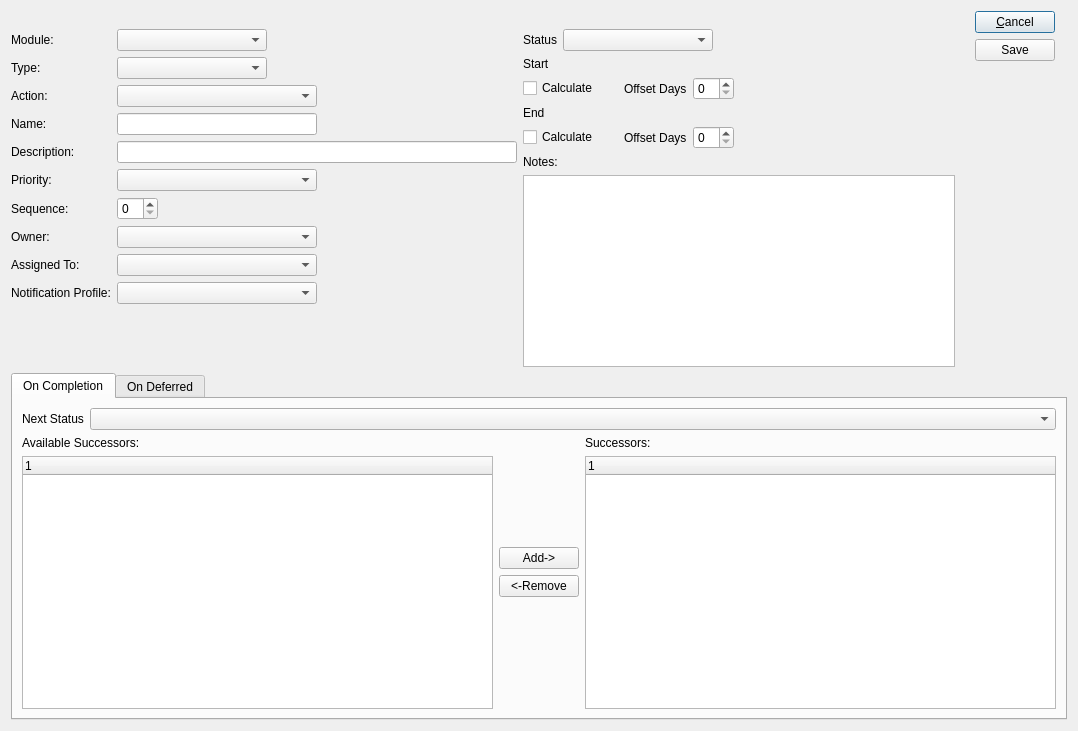
<?xml version="1.0" encoding="UTF-8"?>
<ui version="4.0">
 <comment>This file is part of the Workflow Package for xTuple ERP,
and is Copyright (c) 1999-2017 by OpenMFG LLC, d/b/a xTuple.  It
is licensed to you under the xTuple End-User License Agreement (&quot;the
EULA&quot;), the full text of which is available at www.xtuple.com/EULA.
While the EULA gives you access to source code and encourages your
involvement in the development process, this Package is not free
software.  By using this software, you agree to be bound by the
terms of the EULA.</comment>
 <class>WorkflowItem</class>
 <widget class="QDialog" name="WorkflowItem">
  <property name="geometry">
   <rect>
    <x>0</x>
    <y>0</y>
    <width>1078</width>
    <height>731</height>
   </rect>
  </property>
  <property name="windowTitle">
   <string>Workflow Step</string>
  </property>
  <property name="layoutDirection">
   <enum>Qt::LeftToRight</enum>
  </property>
  <layout class="QGridLayout" name="gridLayout">
   <item row="1" column="0">
    <layout class="QGridLayout" name="gridLayout_2">
     <item row="1" column="2">
      <layout class="QHBoxLayout" name="horizontalLayout_3">
       <item>
        <layout class="QFormLayout" name="formLayout">
         <property name="fieldGrowthPolicy">
          <enum>QFormLayout::FieldsStayAtSizeHint</enum>
         </property>
         <property name="topMargin">
          <number>18</number>
         </property>
         <property name="bottomMargin">
          <number>18</number>
         </property>
         <item row="0" column="0">
          <widget class="QLabel" name="_moduleLit">
           <property name="text">
            <string>Module:</string>
           </property>
          </widget>
         </item>
         <item row="0" column="1">
          <widget class="XComboBox" name="_module">
           <property name="minimumSize">
            <size>
             <width>150</width>
             <height>0</height>
            </size>
           </property>
           <property name="nullStr">
            <string/>
           </property>
          </widget>
         </item>
         <item row="1" column="0">
          <widget class="QLabel" name="_typeLit">
           <property name="text">
            <string>Type:</string>
           </property>
          </widget>
         </item>
         <item row="1" column="1">
          <widget class="XComboBox" name="_type">
           <property name="minimumSize">
            <size>
             <width>150</width>
             <height>0</height>
            </size>
           </property>
          </widget>
         </item>
         <item row="2" column="0">
          <widget class="QLabel" name="_wfTypeLit">
           <property name="text">
            <string>Action:</string>
           </property>
          </widget>
         </item>
         <item row="2" column="1">
          <widget class="XComboBox" name="_wftype">
           <property name="minimumSize">
            <size>
             <width>200</width>
             <height>0</height>
            </size>
           </property>
          </widget>
         </item>
         <item row="3" column="0">
          <widget class="QLabel" name="_nameLit">
           <property name="text">
            <string>Name:</string>
           </property>
          </widget>
         </item>
         <item row="3" column="1">
          <widget class="XLineEdit" name="_name">
           <property name="enabled">
            <bool>true</bool>
           </property>
           <property name="minimumSize">
            <size>
             <width>200</width>
             <height>0</height>
            </size>
           </property>
          </widget>
         </item>
         <item row="5" column="0">
          <widget class="QLabel" name="_descLit">
           <property name="text">
            <string>Description:</string>
           </property>
          </widget>
         </item>
         <item row="5" column="1">
          <widget class="XLineEdit" name="_desc">
           <property name="minimumSize">
            <size>
             <width>400</width>
             <height>0</height>
            </size>
           </property>
          </widget>
         </item>
         <item row="7" column="0">
          <widget class="QLabel" name="_priorityLit">
           <property name="text">
            <string>Priority:</string>
           </property>
          </widget>
         </item>
         <item row="7" column="1">
          <widget class="XComboBox" name="_priority">
           <property name="minimumSize">
            <size>
             <width>200</width>
             <height>0</height>
            </size>
           </property>
          </widget>
         </item>
         <item row="8" column="0">
          <widget class="QLabel" name="_sequenceLit">
           <property name="text">
            <string>Sequence:</string>
           </property>
          </widget>
         </item>
         <item row="8" column="1">
          <widget class="QSpinBox" name="_sequence"/>
         </item>
         <item row="9" column="0">
          <widget class="QLabel" name="_ownerLit">
           <property name="text">
            <string>Owner:</string>
           </property>
          </widget>
         </item>
         <item row="9" column="1">
          <widget class="XComboBox" name="_owner">
           <property name="minimumSize">
            <size>
             <width>200</width>
             <height>0</height>
            </size>
           </property>
           <property name="type">
            <enum>XComboBox::Users</enum>
           </property>
          </widget>
         </item>
         <item row="10" column="0">
          <widget class="QLabel" name="_assignedToLit">
           <property name="text">
            <string>Assigned To:</string>
           </property>
          </widget>
         </item>
         <item row="10" column="1">
          <widget class="XComboBox" name="_assigned">
           <property name="minimumSize">
            <size>
             <width>200</width>
             <height>0</height>
            </size>
           </property>
           <property name="type">
            <enum>XComboBox::Users</enum>
           </property>
          </widget>
         </item>
         <item row="11" column="0">
          <widget class="XLabel" name="_emailProfileLit">
           <property name="text">
            <string>Notification Profile:</string>
           </property>
          </widget>
         </item>
         <item row="11" column="1">
          <widget class="XComboBox" name="_emailProfile">
           <property name="minimumSize">
            <size>
             <width>200</width>
             <height>0</height>
            </size>
           </property>
           <property name="allowNull">
            <bool>true</bool>
           </property>
           <property name="nullStr">
            <string>Select an Email/Print Profile</string>
           </property>
          </widget>
         </item>
        </layout>
       </item>
       <item>
        <layout class="QVBoxLayout" name="verticalLayout_2">
         <property name="topMargin">
          <number>18</number>
         </property>
         <item>
          <layout class="QHBoxLayout" name="horizontalLayout_4">
           <item>
            <widget class="QLabel" name="_statusLit">
             <property name="text">
              <string>Status</string>
             </property>
            </widget>
           </item>
           <item>
            <widget class="XComboBox" name="_status">
             <property name="minimumSize">
              <size>
               <width>150</width>
               <height>0</height>
              </size>
             </property>
            </widget>
           </item>
           <item>
            <spacer name="horizontalSpacer_3">
             <property name="orientation">
              <enum>Qt::Horizontal</enum>
             </property>
             <property name="sizeHint" stdset="0">
              <size>
               <width>40</width>
               <height>20</height>
              </size>
             </property>
            </spacer>
           </item>
          </layout>
         </item>
         <item>
          <widget class="QLabel" name="_startLit">
           <property name="text">
            <string>Start</string>
           </property>
          </widget>
         </item>
         <item>
          <layout class="QHBoxLayout" name="horizontalLayout">
           <item>
            <widget class="QCheckBox" name="_calcStartOffset">
             <property name="text">
              <string>Calculate      </string>
             </property>
            </widget>
           </item>
           <item>
            <widget class="QLabel" name="_startOffsetDaysLit">
             <property name="text">
              <string>Offset Days</string>
             </property>
            </widget>
           </item>
           <item>
            <widget class="XSpinBox" name="_startOffsetDays"/>
           </item>
           <item>
            <spacer name="horizontalSpacer">
             <property name="orientation">
              <enum>Qt::Horizontal</enum>
             </property>
             <property name="sizeHint" stdset="0">
              <size>
               <width>40</width>
               <height>20</height>
              </size>
             </property>
            </spacer>
           </item>
          </layout>
         </item>
         <item>
          <widget class="QLabel" name="_endLit">
           <property name="text">
            <string>End</string>
           </property>
          </widget>
         </item>
         <item>
          <layout class="QHBoxLayout" name="horizontalLayout_2">
           <item>
            <widget class="QCheckBox" name="_calcEndOffset">
             <property name="text">
              <string>Calculate      </string>
             </property>
            </widget>
           </item>
           <item>
            <widget class="QLabel" name="_endOffsetDaysLit">
             <property name="text">
              <string>Offset Days</string>
             </property>
            </widget>
           </item>
           <item>
            <widget class="XSpinBox" name="_endOffsetDays"/>
           </item>
           <item>
            <spacer name="horizontalSpacer_2">
             <property name="orientation">
              <enum>Qt::Horizontal</enum>
             </property>
             <property name="sizeHint" stdset="0">
              <size>
               <width>40</width>
               <height>20</height>
              </size>
             </property>
            </spacer>
           </item>
          </layout>
         </item>
         <item>
          <widget class="QLabel" name="_notesLit">
           <property name="text">
            <string>Notes:</string>
           </property>
          </widget>
         </item>
         <item>
          <widget class="XTextEdit" name="_notes"/>
         </item>
        </layout>
       </item>
       <item>
        <layout class="QVBoxLayout" name="verticalLayout">
         <property name="leftMargin">
          <number>14</number>
         </property>
         <property name="rightMargin">
          <number>12</number>
         </property>
         <item>
          <widget class="QPushButton" name="_cancel">
           <property name="text">
            <string>&amp;Cancel</string>
           </property>
          </widget>
         </item>
         <item>
          <widget class="QPushButton" name="_save">
           <property name="text">
            <string>Save</string>
           </property>
          </widget>
         </item>
         <item>
          <spacer name="verticalSpacer_4">
           <property name="orientation">
            <enum>Qt::Vertical</enum>
           </property>
           <property name="sizeHint" stdset="0">
            <size>
             <width>20</width>
             <height>40</height>
            </size>
           </property>
          </spacer>
         </item>
         <item>
          <spacer name="verticalSpacer">
           <property name="orientation">
            <enum>Qt::Vertical</enum>
           </property>
           <property name="sizeType">
            <enum>QSizePolicy::Fixed</enum>
           </property>
           <property name="sizeHint" stdset="0">
            <size>
             <width>20</width>
             <height>0</height>
            </size>
           </property>
          </spacer>
         </item>
        </layout>
       </item>
      </layout>
     </item>
     <item row="2" column="2">
      <widget class="QTabWidget" name="_tabs">
       <property name="currentIndex">
        <number>0</number>
       </property>
       <widget class="QWidget" name="_compTab">
        <attribute name="title">
         <string>On Completion</string>
        </attribute>
        <layout class="QGridLayout" name="gridLayout_6">
         <item row="0" column="0">
          <layout class="QFormLayout" name="formLayout_2">
           <item row="0" column="0">
            <widget class="QLabel" name="_compNextStatusLit">
             <property name="text">
              <string>Next Status</string>
             </property>
            </widget>
           </item>
           <item row="0" column="1">
            <widget class="XComboBox" name="_compNextStatus"/>
           </item>
          </layout>
         </item>
         <item row="1" column="0">
          <layout class="QHBoxLayout" name="horizontalLayout_5">
           <item>
            <layout class="QVBoxLayout" name="verticalLayout_5">
             <item>
              <widget class="QLabel" name="_compAvailableSuccessorsLit">
               <property name="text">
                <string>Available Successors:</string>
               </property>
              </widget>
             </item>
             <item>
              <widget class="XTreeWidget" name="_compAvailableSuccessors"/>
             </item>
            </layout>
           </item>
           <item>
            <layout class="QVBoxLayout" name="verticalLayout_3">
             <item>
              <spacer>
               <property name="orientation">
                <enum>Qt::Vertical</enum>
               </property>
               <property name="sizeType">
                <enum>QSizePolicy::Fixed</enum>
               </property>
               <property name="sizeHint" stdset="0">
                <size>
                 <width>20</width>
                 <height>20</height>
                </size>
               </property>
              </spacer>
             </item>
             <item>
              <layout class="QVBoxLayout" name="verticalLayout_4">
               <item>
                <widget class="QPushButton" name="_compAddSuccessor">
                 <property name="text">
                  <string>Add-&gt;</string>
                 </property>
                </widget>
               </item>
               <item>
                <widget class="QPushButton" name="_compRemoveSuccessor">
                 <property name="text">
                  <string>&lt;-Remove</string>
                 </property>
                </widget>
               </item>
              </layout>
             </item>
             <item>
              <spacer>
               <property name="orientation">
                <enum>Qt::Vertical</enum>
               </property>
               <property name="sizeType">
                <enum>QSizePolicy::Fixed</enum>
               </property>
               <property name="sizeHint" stdset="0">
                <size>
                 <width>20</width>
                 <height>20</height>
                </size>
               </property>
              </spacer>
             </item>
            </layout>
           </item>
           <item>
            <layout class="QVBoxLayout" name="verticalLayout_6">
             <item>
              <widget class="QLabel" name="_addedbooitemsLit">
               <property name="text">
                <string>Successors:</string>
               </property>
              </widget>
             </item>
             <item>
              <widget class="XTreeWidget" name="_compSuccessors"/>
             </item>
            </layout>
           </item>
          </layout>
         </item>
        </layout>
       </widget>
       <widget class="QWidget" name="_defTab">
        <attribute name="title">
         <string>On Deferred</string>
        </attribute>
        <layout class="QGridLayout" name="gridLayout_5">
         <item row="0" column="0">
          <layout class="QFormLayout" name="formLayout_3">
           <property name="fieldGrowthPolicy">
            <enum>QFormLayout::FieldsStayAtSizeHint</enum>
           </property>
           <item row="0" column="0">
            <widget class="QLabel" name="_defNextStatusLit">
             <property name="text">
              <string>Next Status</string>
             </property>
            </widget>
           </item>
           <item row="0" column="1">
            <widget class="XComboBox" name="_defNextStatus"/>
           </item>
          </layout>
         </item>
         <item row="1" column="0">
          <layout class="QHBoxLayout" name="horizontalLayout_6">
           <item>
            <layout class="QVBoxLayout" name="verticalLayout_7">
             <item>
              <widget class="QLabel" name="_defAvailableSuccessorsLit">
               <property name="text">
                <string>Available Successors:</string>
               </property>
              </widget>
             </item>
             <item>
              <widget class="XTreeWidget" name="_defAvailableSuccessors"/>
             </item>
            </layout>
           </item>
           <item>
            <layout class="QVBoxLayout" name="verticalLayout_8">
             <item>
              <spacer>
               <property name="orientation">
                <enum>Qt::Vertical</enum>
               </property>
               <property name="sizeType">
                <enum>QSizePolicy::Fixed</enum>
               </property>
               <property name="sizeHint" stdset="0">
                <size>
                 <width>20</width>
                 <height>20</height>
                </size>
               </property>
              </spacer>
             </item>
             <item>
              <layout class="QVBoxLayout" name="verticalLayout_9">
               <item>
                <widget class="QPushButton" name="_defAddSuccessor">
                 <property name="text">
                  <string>Add-&gt;</string>
                 </property>
                </widget>
               </item>
               <item>
                <widget class="QPushButton" name="_defRemoveSuccessor">
                 <property name="text">
                  <string>&lt;-Remove</string>
                 </property>
                </widget>
               </item>
              </layout>
             </item>
             <item>
              <spacer>
               <property name="orientation">
                <enum>Qt::Vertical</enum>
               </property>
               <property name="sizeType">
                <enum>QSizePolicy::Fixed</enum>
               </property>
               <property name="sizeHint" stdset="0">
                <size>
                 <width>20</width>
                 <height>20</height>
                </size>
               </property>
              </spacer>
             </item>
            </layout>
           </item>
           <item>
            <layout class="QVBoxLayout" name="verticalLayout_10">
             <item>
              <widget class="QLabel" name="_defSuccessorsLit">
               <property name="text">
                <string>Successors:</string>
               </property>
              </widget>
             </item>
             <item>
              <widget class="XTreeWidget" name="_defSuccessors"/>
             </item>
            </layout>
           </item>
          </layout>
         </item>
        </layout>
       </widget>
      </widget>
     </item>
    </layout>
   </item>
  </layout>
 </widget>
 <customwidgets>
  <customwidget>
   <class>XComboBox</class>
   <extends>QComboBox</extends>
   <header>xcombobox.h</header>
  </customwidget>
  <customwidget>
   <class>XLabel</class>
   <extends>QLabel</extends>
   <header>xlabel.h</header>
  </customwidget>
  <customwidget>
   <class>XLineEdit</class>
   <extends>QLineEdit</extends>
   <header>xlineedit.h</header>
  </customwidget>
  <customwidget>
   <class>XSpinBox</class>
   <extends>QSpinBox</extends>
   <header>xspinbox.h</header>
  </customwidget>
  <customwidget>
   <class>XTreeWidget</class>
   <extends>QTreeWidget</extends>
   <header>xtreewidget.h</header>
   <container>1</container>
  </customwidget>
  <customwidget>
   <class>XTextEdit</class>
   <extends>QTextEdit</extends>
   <header>xtextedit.h</header>
  </customwidget>
 </customwidgets>
 <tabstops>
  <tabstop>_module</tabstop>
  <tabstop>_type</tabstop>
  <tabstop>_wftype</tabstop>
  <tabstop>_name</tabstop>
  <tabstop>_desc</tabstop>
  <tabstop>_priority</tabstop>
  <tabstop>_sequence</tabstop>
  <tabstop>_owner</tabstop>
  <tabstop>_assigned</tabstop>
  <tabstop>_status</tabstop>
  <tabstop>_calcStartOffset</tabstop>
  <tabstop>_startOffsetDays</tabstop>
  <tabstop>_calcEndOffset</tabstop>
  <tabstop>_endOffsetDays</tabstop>
  <tabstop>_save</tabstop>
  <tabstop>_compAvailableSuccessors</tabstop>
  <tabstop>_notes</tabstop>
  <tabstop>_tabs</tabstop>
  <tabstop>_cancel</tabstop>
  <tabstop>_compNextStatus</tabstop>
  <tabstop>_compAddSuccessor</tabstop>
  <tabstop>_compRemoveSuccessor</tabstop>
  <tabstop>_compSuccessors</tabstop>
  <tabstop>_defNextStatus</tabstop>
  <tabstop>_defAvailableSuccessors</tabstop>
  <tabstop>_defAddSuccessor</tabstop>
  <tabstop>_defRemoveSuccessor</tabstop>
  <tabstop>_defSuccessors</tabstop>
 </tabstops>
 <resources/>
 <connections>
  <connection>
   <sender>_cancel</sender>
   <signal>clicked()</signal>
   <receiver>WorkflowItem</receiver>
   <slot>close()</slot>
   <hints>
    <hint type="sourcelabel">
     <x>335</x>
     <y>31</y>
    </hint>
    <hint type="destinationlabel">
     <x>246</x>
     <y>7</y>
    </hint>
   </hints>
  </connection>
 </connections>
</ui>
